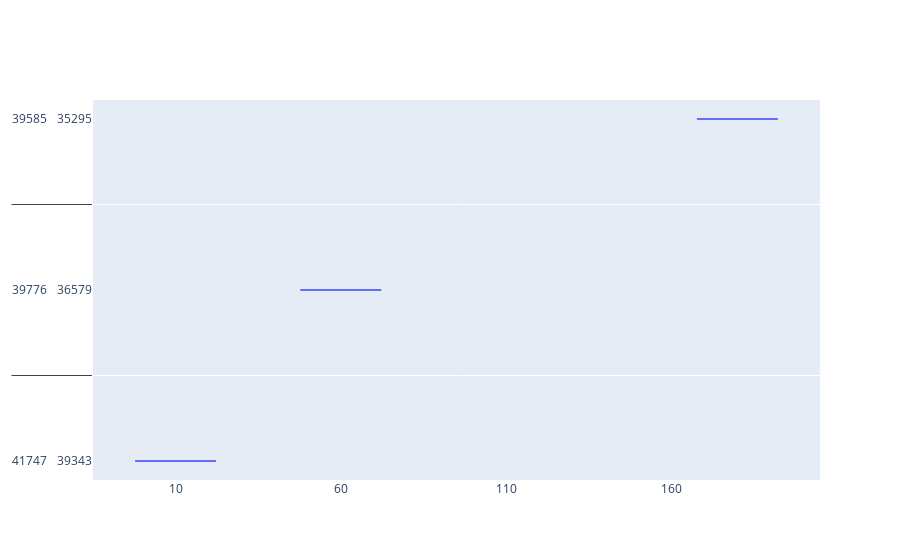
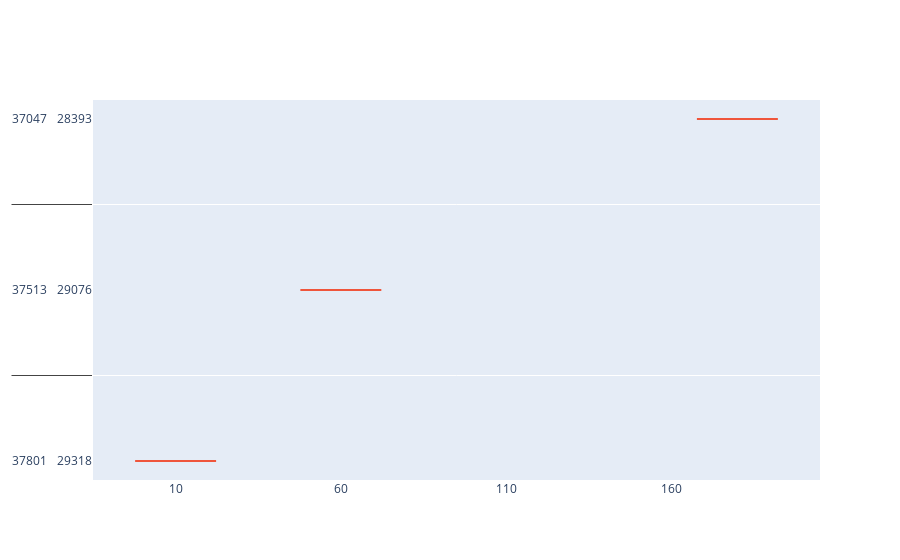
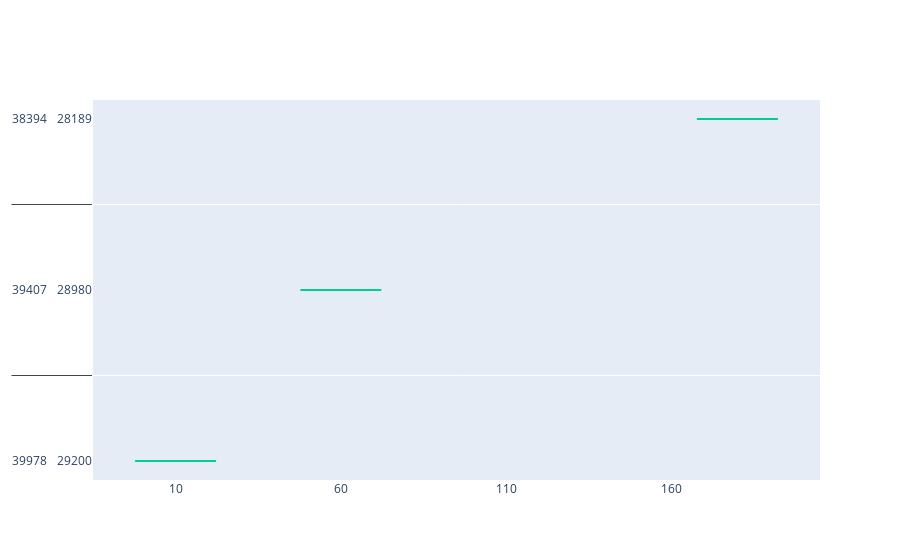

Here is the notebook cell these charts were saved with, in order:
### Markdown cell above
#### Violin plot (if more that 3 data point)
to see means, quantiles and develop intuition about difference btw samples

### Code cell
#this loop goes through all cell lines and plot
for i in cell_line_names:
  plot = go.Figure()
  plot.add_trace(go.Violin(x=data.index,
                           y=data.loc[:,pd.IndexSlice[i, ('max','median','min')]],
                           line_color=px.colors.qualitative.Plotly[list(cell_line_names).index(i)],
                           name=i))
  plot.update_layout(violinmode='group')
  plot.show()

### Figure 1 — Plotly figure (JSON) as saved in the notebook; plotly's stock layout.template omitted (floating-point values rounded to 4 significant figures)
{"data": [{"line": {"color": "#636EFA"}, "name": "Brain", "type": "violin", "x": [10, 60, 180, 360, 1200], "y": [[41747, 39776, 39585], [39343, 36579, 35295], [33687, 32117, 31008], [26086, 21953, 21891], [13546, 12789, 12420]]}], "layout": {"violinmode": "group"}}

### Figure 2 — Plotly figure (JSON) as saved in the notebook; plotly's stock layout.template omitted (floating-point values rounded to 4 significant figures)
{"data": [{"line": {"color": "#EF553B"}, "name": "Liver", "type": "violin", "x": [10, 60, 180, 360, 1200], "y": [[37801, 37513, 37047], [29318, 29076, 28393], [18674, 18181, 13645], [13543, 12971, 12290], [4505, 4434, 4347]]}], "layout": {"violinmode": "group"}}

### Figure 3 — Plotly figure (JSON) as saved in the notebook; plotly's stock layout.template omitted (floating-point values rounded to 4 significant figures)
{"data": [{"line": {"color": "#00CC96"}, "name": "Lung", "type": "violin", "x": [10, 60, 180, 360, 1200], "y": [[39978, 39407, 38394], [29200, 28980, 28189], [19153, 18615, 18416], [13513, 13084, 11447], [5081, 5029, 4878]]}], "layout": {"violinmode": "group"}}
